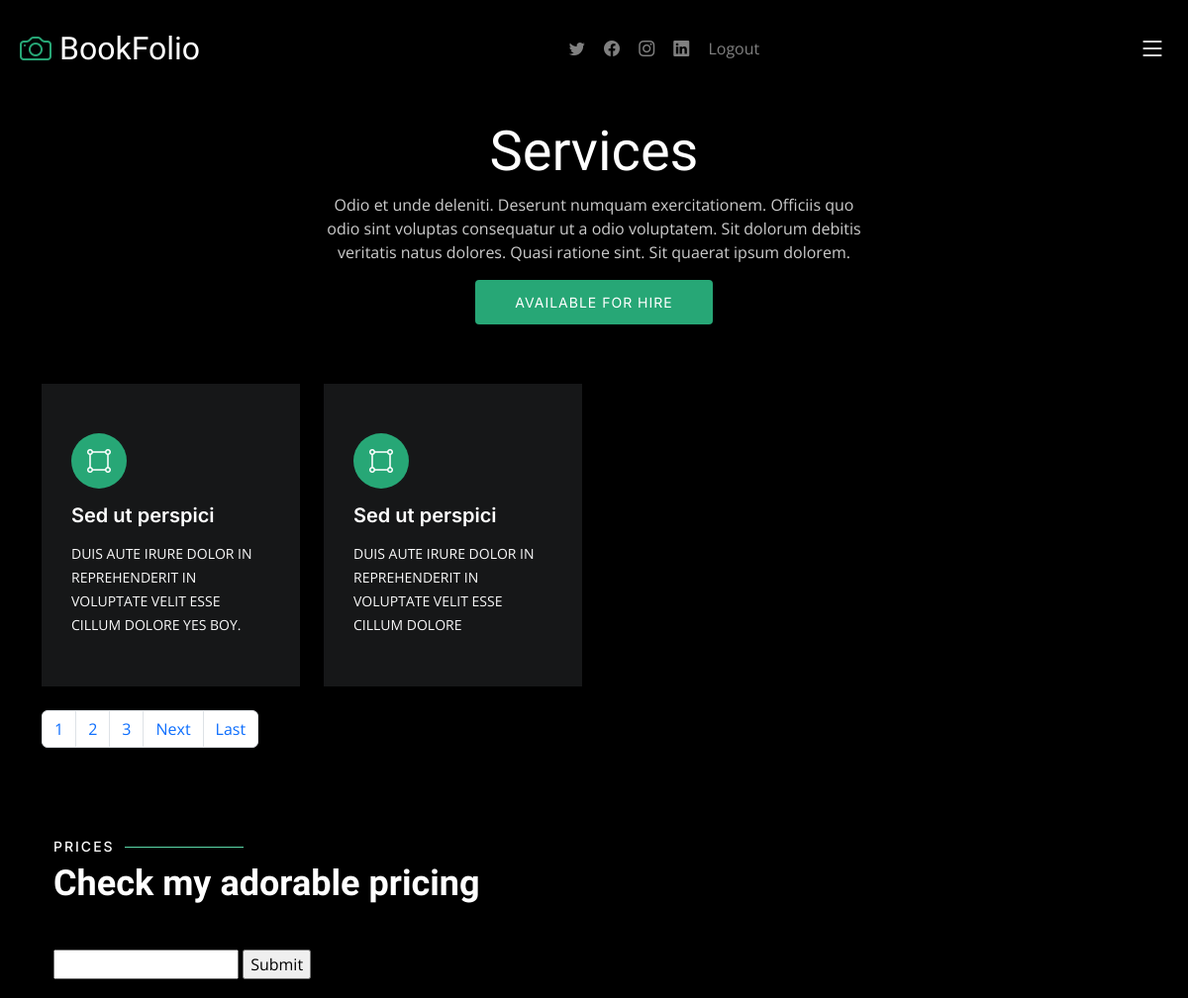
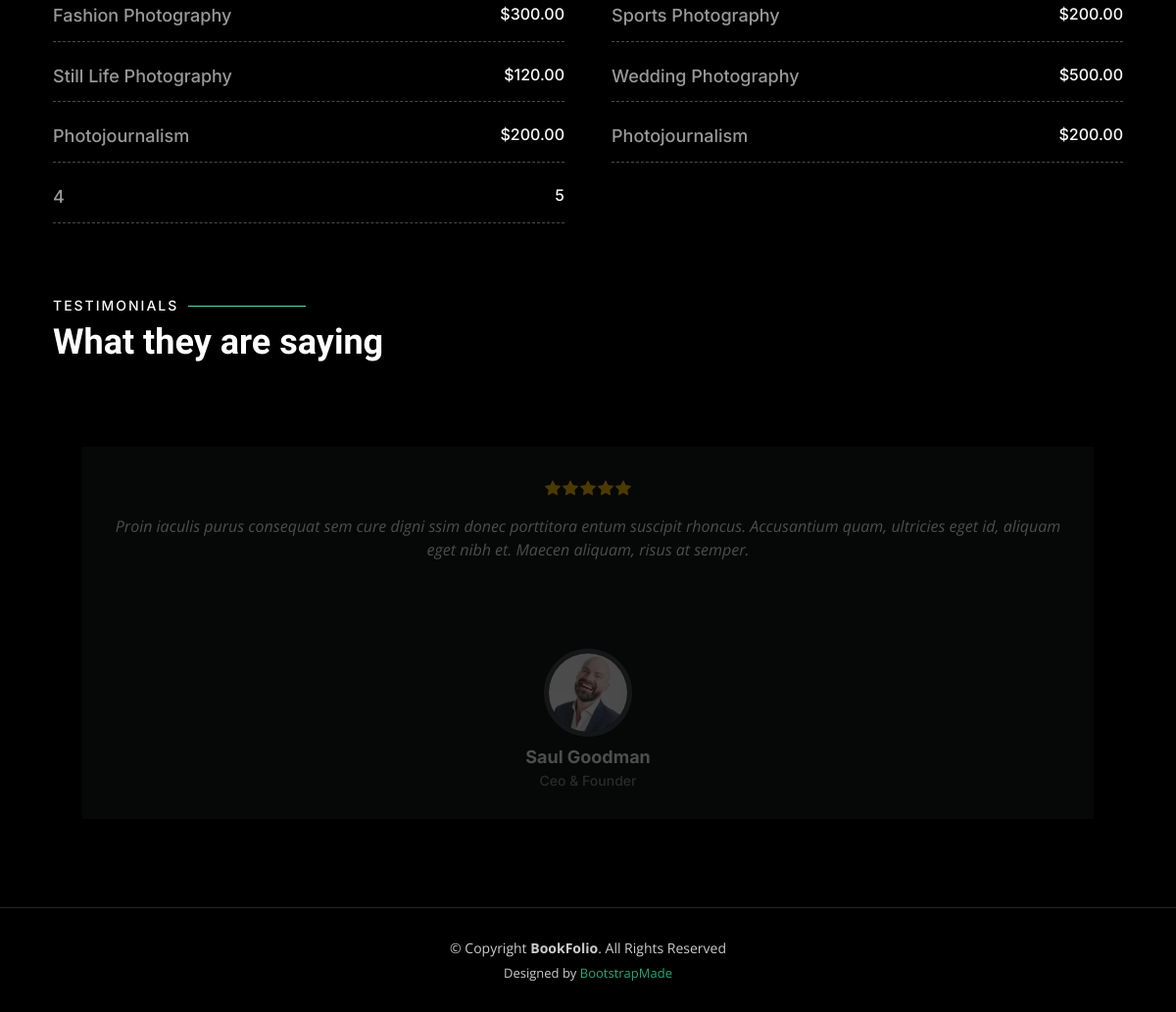
Page /services/ on the committed database (2 pictures, top to bottom).
### service/models.py (models this page shows)
class Service(models.Model):
    service_icon=models.CharField(max_length=50)
    service_title=models.CharField(max_length=50)
    service_des=models.TextField()

### Prices/models.py (models this page shows)
class Prices(models.Model):
    things = models.CharField(max_length=50)
    things_price = models.CharField(max_length=50)

### BookFolio/views.py (the view)
# urls.py: path('services/', views.services,name="services"),
def services(request):
    servicesdata = Service.objects.all()
    paginator =Paginator(servicesdata,2)
    pagenumber = request.GET.get('page')
    ServiceDataFinal = paginator.get_page(pagenumber)
    lastpage = ServiceDataFinal.paginator.num_pages
    pricedata = Prices.objects.all()
    if request.method == "GET":
        pt = request.GET.get('servicename')
        if pt!= None:
            pricedata = Prices.objects.filter(things__icontains = pt)
    data = {'servicesdata':ServiceDataFinal,'pricedata':pricedata,
            'lastpage':lastpage
                }
    return render(request,"services.html",data)

### templates/services.html (shortened to what this page needs)
{% extends "base.html" %}
{% block content %}
  <main id="main" data-aos="fade" data-aos-delay="1500">
    <div class="page-header d-flex align-items-center">
      <div class="container position-relative">
        <div class="row d-flex justify-content-center">
          <div class="col-lg-6 text-center">
            <h2>Services</h2>
            <p>Odio et unde deleniti. Deserunt numquam exercitationem. Officiis quo odio sint voluptas consequatur ut a odio voluptatem. Sit dolorum debitis veritatis natus dolores. Quasi ratione sint. Sit quaerat ipsum dolorem.</p>
            <a class="cta-btn" href="">Available for hire</a>
          </div>
        </div>
      </div>
    </div>
    <section id="services" class="services">
      <div class="container">
        <div class="row gy-4">
          {% for n in servicesdata  %}
          <div class="col-xl-3 col-md-6 d-flex">
            <div class="service-item position-relative">
              <i class="{{n.service_icon}}"></i>
              <h4><a href="" class="stretched-link">{{n.service_title}}</a></h4>
              <p>{{n.service_des | upper}}</p>
            </div>
          </div>
          {% endfor %}
          <nav aria-label="...">
            <ul class="pagination">
              <li class="page-item"><a class="page-link" href="#">1</a></li>
              <li class="page-item">
                <a class="page-link" href="/services/?page=2">2 </a>
              </li>
              <li class="page-item"><a class="page-link" href="/services/?page=3">3</a></li>
              {% if servicesdata.has_next %}
              <li class="page-item">
                <a class="page-link" href="/services/?page={{servicesdata.next_page_number}}">Next</a>
              </li>
              <li class="page-item">
                <a class="page-link" href="/services/?page={{lastpage}}">Last</a>
              </li>
              {% endif %}
            </ul>
          </nav>
    <section id="pricing" class="pricing">
      <div class="container">
        <div class="section-header">
          <h2>Prices</h2>
          <p>Check my adorable pricing</p>
        </div>
        <div class = "row">
          <div class = "col-12">
            <form method="GET">
              <input type ="text" name = "servicename" value=""/>
              <input type ="submit"  />
          </div>
        </div></br>
        <div class="row gy-4 gx-lg-5">
          {% for n in pricedata  %}
          <div class="col-lg-6">
            <div class="pricing-item d-flex justify-content-between">
              <h3>{{n.things}}</h3>
              <h4>{{n.things_price}}</h4>
            </div>
          </div>
          {% empty %}
          No data found
          {% endfor %}
        </div>
    </section>
    <section id="testimonials" class="testimonials">
      <div class="container">
        <div class="section-header">
          <h2>Testimonials</h2>
          <p>What they are saying</p>
        </div>
        <div class="slides-3 swiper">
          <div class="swiper-wrapper">
            <div class="swiper-slide">
              <div class="testimonial-item">
                <div class="stars">
                  <i class="bi bi-star-fill"></i><i class="bi bi-star-fill"></i><i class="bi bi-star-fill"></i><i class="bi bi-star-fill"></i><i class="bi bi-star-fill"></i>
                </div>
                <p>
                  Proin iaculis purus consequat sem cure digni ssim donec porttitora entum suscipit rhoncus. Accusantium quam, ultricies eget id, aliquam eget nibh et. Maecen aliquam, risus at semper.
                </p>
                <div class="profile mt-auto">
                  <img src="assets/img/testimonials/testimonials-1.jpg" class="testimonial-img" alt="">
                  <h3>Saul Goodman</h3>
                  <h4>Ceo &amp; Founder</h4>
                </div>
              </div>
            </div>
          </div>
        </div>
      </div>
    </section>
  </main>
{% endblock  %}

### templates/base.html
{% include "header.html" %}
{% block content %}
{% endblock  %}
{% include "footer.html" %}

### templates/header.html (shortened to what this page needs)
<!DOCTYPE html>
<html lang="en">
    <head>
        <link href="/static/vendor/bootstrap/css/bootstrap.min.css" rel="stylesheet">
        <link href="/static/vendor/bootstrap-icons/bootstrap-icons.css" rel="stylesheet">
        <link href="/static/vendor/swiper/swiper-bundle.min.css" rel="stylesheet">
        <link href="/static/vendor/glightbox/css/glightbox.min.css" rel="stylesheet">
        <link href="/static/vendor/aos/aos.css" rel="stylesheet">
        <link href="/static/css/main.css" rel="stylesheet">
    </head>
    <header id="header" class="header d-flex align-items-center fixed-top">
        <div class="container-fluid d-flex align-items-center justify-content-between">
            <a href= "{%  url 'home' %}" class="logo d-flex align-items-center  me-auto me-lg-0">
                <i class="bi bi-camera"></i>
                <h1>BookFolio</h1>
            </a>
                    {% url 'contact' as url %}
            <div class="header-social-links">
                <a href="#" class="twitter"><i class="bi bi-twitter"></i></a>
                <a href="#" class="facebook"><i class="bi bi-facebook"></i></a>
                <a href="https://instagram.com/patel_maharshi_?igshid=YmMyMTA2M2Y=" class="instagram"><i class="bi bi-instagram"></i></a>
                <a href="https://www.linkedin.com/in/maharshi-patel-a1012a244" class="linkedin"><i class="bi bi-linkedin"></i></i></a>
                <a href="{% url 'logout' %}">Logout</a>
            </div>
            <i class="mobile-nav-toggle mobile-nav-show bi bi-list"></i>
        </div>
    </header>

### templates/footer.html (shortened to what this page needs)
 <footer id="footer" class="footer">
    <div class="container">
        <div class="copyright">
            &copy; Copyright <strong><span>BookFolio</span></strong>. All Rights Reserved
        </div>
        <div class="credits">
            Designed by <a href="https://bootstrapmade.com/">BootstrapMade</a>
        </div>
    </div>
</footer>

### rows in the picture
Service: service_title "Sed ut perspici", service_des "DUIS AUTE IRURE DOLOR IN REPREHENDERIT IN VOLUPTATE VELIT ESSE CILLUM DOLORE YES BOY."
Service: service_title "Sed ut perspici", service_des "DUIS AUTE IRURE DOLOR IN REPREHENDERIT IN VOLUPTATE VELIT ESSE CILLUM DOLORE"
Prices: things "Fashion Photography", things_price "$300.00"
Prices: things "Sports Photography", things_price "$200.00"
Prices: things "Still Life Photography", things_price "$120.00"
Prices: things "Wedding Photography", things_price "$500.00"
Prices: things "Photojournalism", things_price "$200.00"
Prices: things "Photojournalism", things_price "$200.00"
Prices: things "4", things_price "5"
